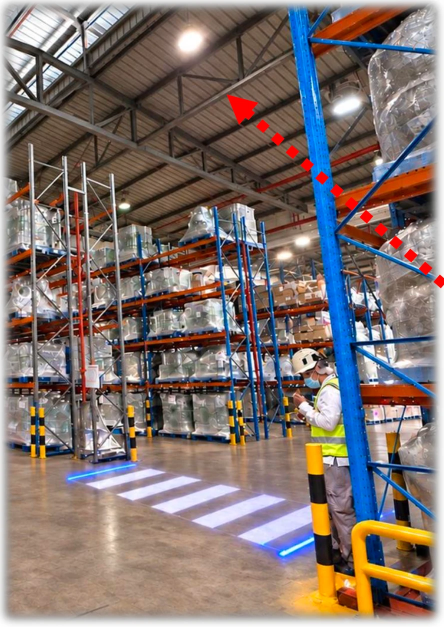
#> input picture goboproject/pedestrian-crossing/reference/warehouse-aisle-original.png, 888 x 1254 px (shown at 1/2 size)
$ python compose.py
#> lines starting #> are read from the running program, lines starting #| are printed output that depends on the picture
#!/usr/bin/env python3
"""Replace the blue LED zebra-crossing fixture in a warehouse photo with our
Pedestrian Crossing gobo, projected onto the same patch of floor as
projected light (floor dimmed, artwork added back as a glow).

Input:  ../reference/warehouse-aisle-original.png
Output: ../mockups/warehouse-aisle-mockup.png
"""
import io, math, os, sys
import numpy as np
from PIL import Image, ImageDraw, ImageFilter, ImageChops
import cairosvg

HERE = os.path.dirname(os.path.abspath(__file__))
SVG = os.path.join(HERE, "..", "artwork", "pedestrian-crossing.svg")
SRC_PHOTO = os.path.join(HERE, "..", "reference", "warehouse-aisle-original.png")
OUT_PHOTO = os.path.join(HERE, "..", "mockups", "warehouse-aisle-mockup.png")

# quad corners of the existing crossing in img3.png (pixel space), matched so
# that moving artwork-TL->TR (its WIDTH axis, where the 7 stripes repeat)
# tracks the photo's long/receding axis (the walking direction), and
# artwork-TL->BL (its HEIGHT axis) tracks the photo's short axis (crossing
# width) at the far end.

# The blue LED end-caps mark the crossing's two short ends, but the white
# zebra stripes actually run a bit wider than those accent strips -- expand
# 20% outward along each end's own axis so the new artwork's edges land on
# the true stripe extent rather than the narrower LED bar.
def _expand(a, b, factor=0.20):
    mx, my = (a[0] + b[0]) / 2, (a[1] + b[1]) / 2
    hx, hy = (b[0] - a[0]) / 2 * (1 + factor), (b[1] - a[1]) / 2 * (1 + factor)
    return (mx - hx, my - hy), (mx + hx, my + hy)


FAR_LEFT, FAR_RIGHT = _expand((137.0, 943.0), (270.0, 924.0))
NEAR_LEFT, NEAR_RIGHT = _expand((505.0, 1096.0), (655.0, 1059.0))

DST = [FAR_LEFT, NEAR_LEFT, NEAR_RIGHT, FAR_RIGHT]   # artwork TL, TR, BR, BL in that order


def find_coeffs(dst, src):
    A, B = [], []
    for (xd, yd), (xs, ys) in zip(dst, src):
        A.append([xd, yd, 1, 0, 0, 0, -xs * xd, -xs * yd])
        A.append([0, 0, 0, xd, yd, 1, -ys * xd, -ys * yd])
        B += [xs, ys]
    res = np.linalg.solve(np.array(A, float), np.array(B, float))
    return res.tolist()


def erase_crossing(img, K):
    """Paint out the old blue/white crossing with plausible bare concrete,
    borrowing texture from the floor just to the left of it (same lighting,
    same material, no crossing)."""
    xs = [p[0] * K for p in DST]; ys = [p[1] * K for p in DST]
    x0, x1 = min(xs), max(xs); y0, y1 = min(ys), max(ys)
    pad = 26 * K
    bx0, by0, bx1, by1 = x0 - pad, y0 - pad, x1 + pad, y1 + pad
    w, h = int(bx1 - bx0), int(by1 - by0)

    # source patch: same size, shifted DOWN onto clean open floor just in
    # front of the crossing (shifting left would clip the rack leg and
    # bollard base visible to that side)
    shift = h + 20 * K
    src_box = (int(bx0), int(by0 + shift), int(bx0) + w, int(by0 + shift) + h)
    img_w, img_h = img.size
    if src_box[3] > img_h:
        off = src_box[3] - img_h
        src_box = (src_box[0], src_box[1] - off, src_box[2], img_h)
    src_box = tuple(max(0, v) for v in src_box)
    patch = img.crop(src_box).resize((w, h))
    patch = patch.filter(ImageFilter.GaussianBlur(1.2 * K))

    mask = Image.new("L", (w, h), 0)
    d = ImageDraw.Draw(mask)
    poly = [(x - bx0, y - by0) for x, y in zip(xs, ys)]
    infl = []
    cx = sum(p[0] for p in poly) / 4; cy = sum(p[1] for p in poly) / 4
    for x, y in poly:
        infl.append((x + (x - cx) * 0.28, y + (y - cy) * 0.28))
    d.polygon(infl, fill=255)
    mask = mask.filter(ImageFilter.GaussianBlur(6 * K))

    out = img.copy()
    out.paste(patch, (int(bx0), int(by0)), mask)
    return out


def project(img, K, dim=0.30, gain=1.0):
    W, H = img.size
    png = cairosvg.svg2png(url=SVG, output_width=1800, output_height=1800)
    art = Image.open(io.BytesIO(png)).convert("RGB")

    dst = [(x * K, y * K) for x, y in DST]
    src = [(0, 0), (art.width, 0), (art.width, art.height), (0, art.height)]
    coeffs = find_coeffs(dst, src)
    beam = art.transform((W, H), Image.PERSPECTIVE, coeffs, Image.BICUBIC, fillcolor=(0, 0, 0))

    pool = Image.new("L", (W, H), 0)
    cx = sum(p[0] for p in dst) / 4; cy = sum(p[1] for p in dst) / 4
    rx = max(abs(p[0] - cx) for p in dst) * 1.35
    ry = max(abs(p[1] - cy) for p in dst) * 1.35
    ImageDraw.Draw(pool).ellipse((cx - rx, cy - ry, cx + rx, cy + ry), fill=255)
    pool = pool.filter(ImageFilter.GaussianBlur(22 * K))
    darker = Image.eval(img, lambda v: int(v * (1 - dim)))
    img = Image.composite(darker, img, pool)

    glow = beam.filter(ImageFilter.GaussianBlur(7 * K))
    img = ImageChops.add(img, Image.eval(glow, lambda v: int(v * 0.35)))
    img = ImageChops.add(img, Image.eval(beam, lambda v: min(255, int(v * gain))))
    return img


if __name__ == "__main__":
    K = 3
    base = Image.open(SRC_PHOTO).convert("RGB")
#> base is the input picture: PIL image 888x1254 RGB; mean R, G, B 128.7, 115.2, 111
    big = base.resize((base.width * K, base.height * K), Image.LANCZOS)
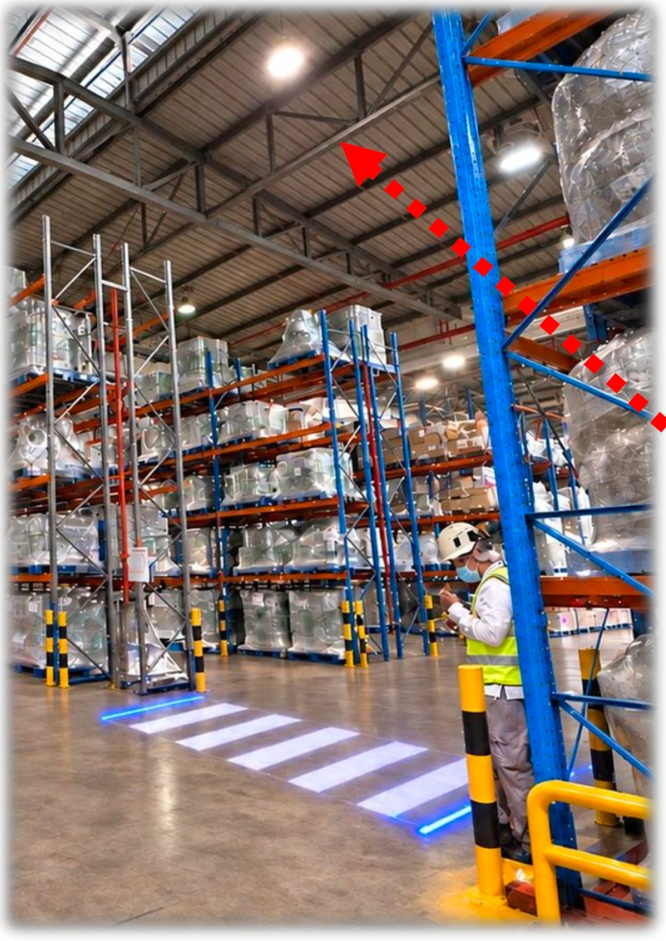
#> big: PIL image 2664x3762 RGB (shown at 1/4 size); mean R, G, B 128.7, 115.2, 111

    cleaned = erase_crossing(big, K)
#> in erase_crossing, `patch = img.crop(src_box).resize((w, h))`:
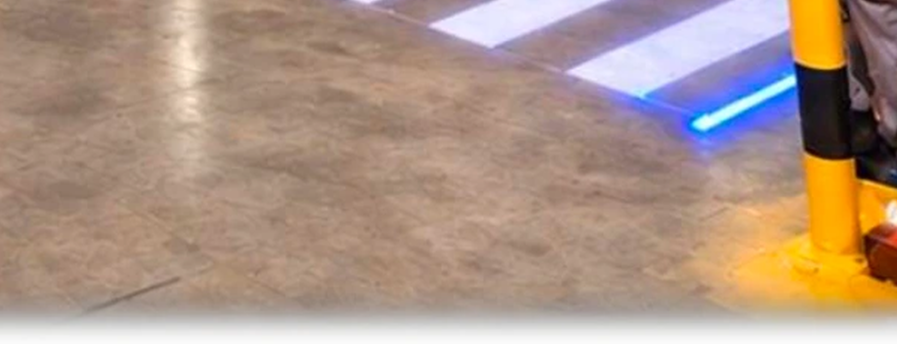
#> patch: PIL image 1794x688 RGB (shown at 1/2 size); mean R, G, B 173.4, 149.1, 134
#> in erase_crossing, `mask = Image.new("L", (w, h), 0)`: mask: PIL image 1794x688 L; every value is 0
#> in erase_crossing, `mask = mask.filter(ImageFilter.GaussianBlur(6 * K))`:
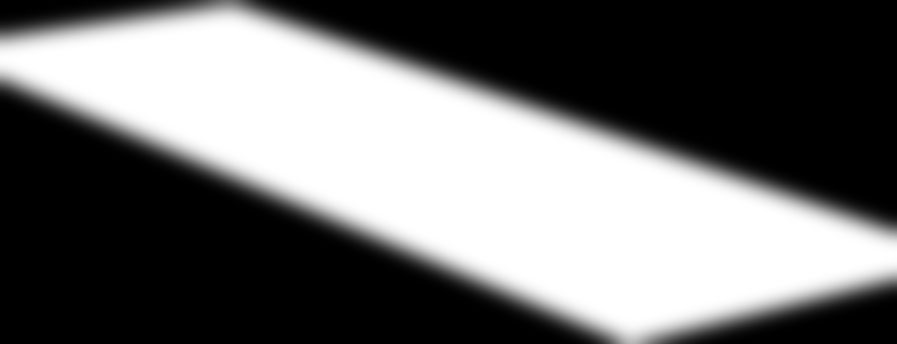
#> mask: PIL image 1794x688 L (shown at 1/2 size); min 0, max 255, mean 110.2
#> in erase_crossing, `out.paste(patch, (int(bx0), int(by0)), mask)`:
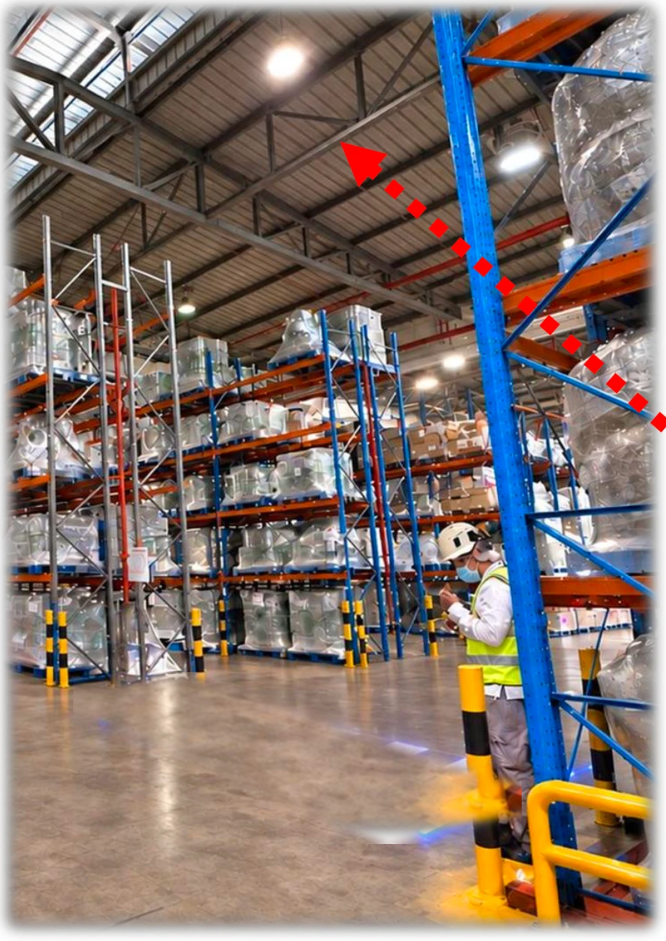
#> out: PIL image 2664x3762 RGB (shown at 1/4 size); mean R, G, B 129.4, 114.7, 108
    done = project(cleaned, K)
#> (the run stopped early here; a loop or call above may not have finished)

$ run again, with goboproject/pedestrian-crossing/reference/warehouse-original.jpg saved as goboproject/pedestrian-crossing/reference/warehouse-aisle-original.png
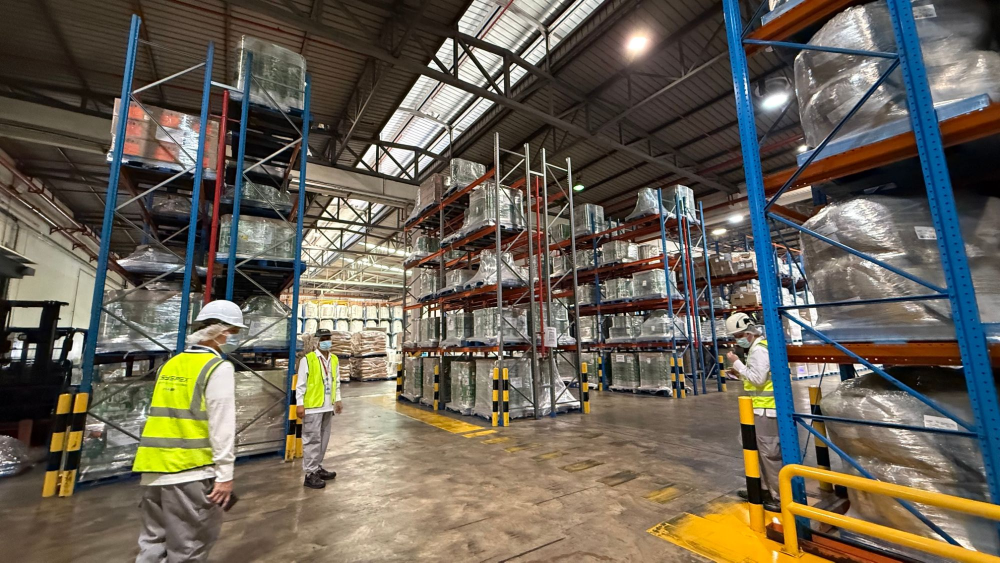
#> input picture goboproject/pedestrian-crossing/reference/warehouse-original.jpg, 2000 x 1125 px (shown at 1/2 size)
#> base is the input picture: PIL image 2000x1125 RGB; mean R, G, B 105.1, 97.9, 85.2
#> in erase_crossing, `patch = img.crop(src_box).resize((w, h))`:
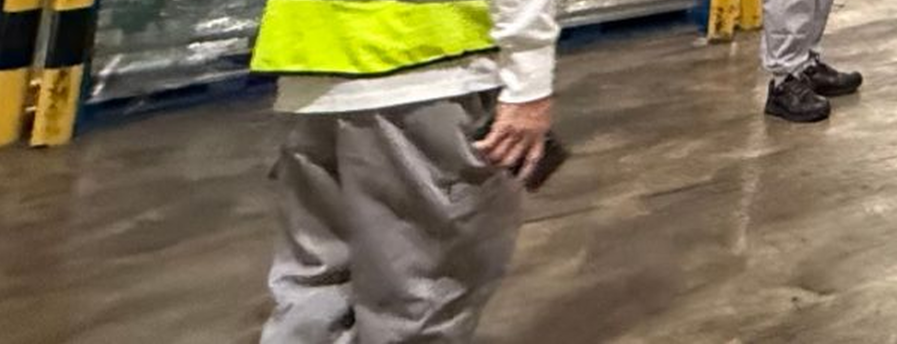
#> patch: PIL image 1794x688 RGB (shown at 1/2 size); mean R, G, B 121.3, 109.1, 83.9
